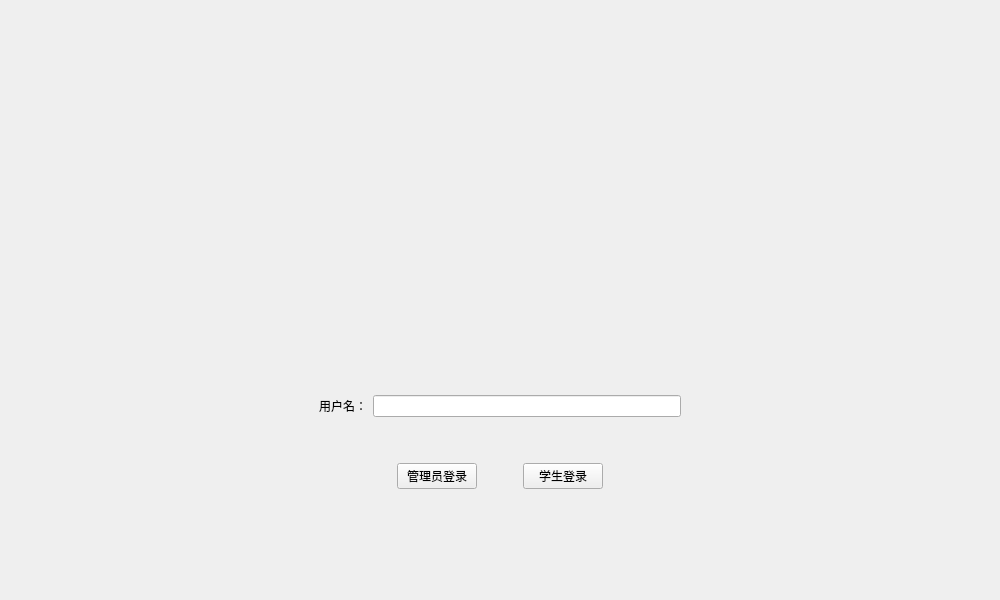
<?xml version="1.0" encoding="UTF-8"?>
<ui version="4.0">
 <class>Widget</class>
 <widget class="QWidget" name="Widget">
  <property name="geometry">
   <rect>
    <x>0</x>
    <y>0</y>
    <width>1000</width>
    <height>600</height>
   </rect>
  </property>
  <property name="minimumSize">
   <size>
    <width>1000</width>
    <height>600</height>
   </size>
  </property>
  <property name="maximumSize">
   <size>
    <width>1000</width>
    <height>600</height>
   </size>
  </property>
  <property name="windowTitle">
   <string>登录</string>
  </property>
  <layout class="QVBoxLayout" name="verticalLayout">
   <item>
    <spacer name="verticalSpacer">
     <property name="orientation">
      <enum>Qt::Vertical</enum>
     </property>
     <property name="sizeHint" stdset="0">
      <size>
       <width>40</width>
       <height>60</height>
      </size>
     </property>
    </spacer>
   </item>
   <item>
    <widget class="QWidget" name="widget" native="true">
     <layout class="QHBoxLayout" name="horizontalLayout">
      <property name="leftMargin">
       <number>0</number>
      </property>
      <property name="topMargin">
       <number>0</number>
      </property>
      <property name="rightMargin">
       <number>0</number>
      </property>
      <property name="bottomMargin">
       <number>0</number>
      </property>
      <item>
       <spacer name="horizontalSpacer_3">
        <property name="orientation">
         <enum>Qt::Horizontal</enum>
        </property>
        <property name="sizeHint" stdset="0">
         <size>
          <width>40</width>
          <height>20</height>
         </size>
        </property>
       </spacer>
      </item>
      <item>
       <widget class="QLabel" name="namelabel">
        <property name="text">
         <string>用户名：</string>
        </property>
       </widget>
      </item>
      <item>
       <widget class="QLineEdit" name="loadLine"/>
      </item>
      <item>
       <spacer name="horizontalSpacer_4">
        <property name="orientation">
         <enum>Qt::Horizontal</enum>
        </property>
        <property name="sizeHint" stdset="0">
         <size>
          <width>40</width>
          <height>20</height>
         </size>
        </property>
       </spacer>
      </item>
     </layout>
    </widget>
   </item>
   <item>
    <spacer name="verticalSpacer_2">
     <property name="orientation">
      <enum>Qt::Vertical</enum>
     </property>
     <property name="sizeType">
      <enum>QSizePolicy::Fixed</enum>
     </property>
     <property name="sizeHint" stdset="0">
      <size>
       <width>10</width>
       <height>40</height>
      </size>
     </property>
    </spacer>
   </item>
   <item>
    <widget class="QWidget" name="widget_2" native="true">
     <layout class="QHBoxLayout" name="horizontalLayout_2">
      <property name="leftMargin">
       <number>0</number>
      </property>
      <property name="topMargin">
       <number>0</number>
      </property>
      <property name="rightMargin">
       <number>0</number>
      </property>
      <property name="bottomMargin">
       <number>0</number>
      </property>
      <item>
       <spacer name="horizontalSpacer">
        <property name="orientation">
         <enum>Qt::Horizontal</enum>
        </property>
        <property name="sizeHint" stdset="0">
         <size>
          <width>40</width>
          <height>20</height>
         </size>
        </property>
       </spacer>
      </item>
      <item>
       <widget class="QPushButton" name="mangaButton">
        <property name="text">
         <string>管理员登录</string>
        </property>
       </widget>
      </item>
      <item>
       <spacer name="horizontalSpacer_5">
        <property name="orientation">
         <enum>Qt::Horizontal</enum>
        </property>
        <property name="sizeType">
         <enum>QSizePolicy::Fixed</enum>
        </property>
        <property name="sizeHint" stdset="0">
         <size>
          <width>40</width>
          <height>20</height>
         </size>
        </property>
       </spacer>
      </item>
      <item>
       <widget class="QPushButton" name="loadBtn">
        <property name="text">
         <string>学生登录</string>
        </property>
       </widget>
      </item>
      <item>
       <spacer name="horizontalSpacer_2">
        <property name="orientation">
         <enum>Qt::Horizontal</enum>
        </property>
        <property name="sizeHint" stdset="0">
         <size>
          <width>40</width>
          <height>20</height>
         </size>
        </property>
       </spacer>
      </item>
     </layout>
    </widget>
   </item>
   <item>
    <spacer name="verticalSpacer_3">
     <property name="orientation">
      <enum>Qt::Vertical</enum>
     </property>
     <property name="sizeType">
      <enum>QSizePolicy::Fixed</enum>
     </property>
     <property name="sizeHint" stdset="0">
      <size>
       <width>20</width>
       <height>100</height>
      </size>
     </property>
    </spacer>
   </item>
  </layout>
 </widget>
 <layoutdefault spacing="6" margin="11"/>
 <resources/>
 <connections/>
</ui>
